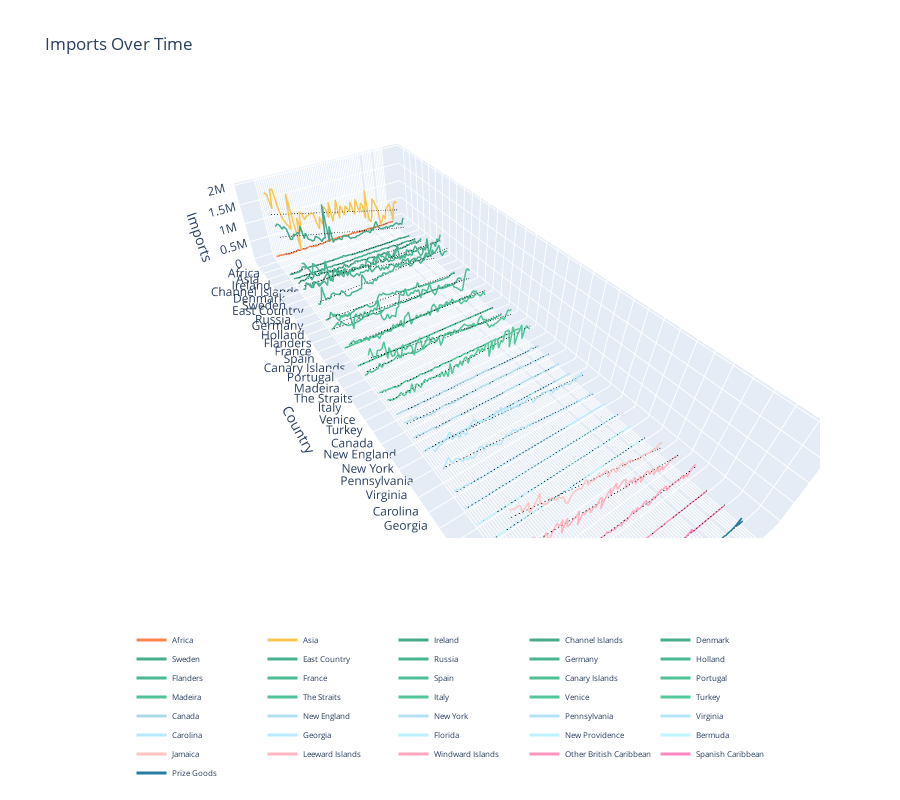

Notebook code for this chart:
### Code cell
import pandas as pd
import numpy as np
import plotly.graph_objs as go
from plotly.offline import iplot, init_notebook_mode

# Initialize Plotly to be used in the Jupyter Notebook
init_notebook_mode(connected=True)

# Replace 'path/to/your/file.xlsx' with the actual path to your Excel file
file_path = 'Customs data for James.xlsx'

# Read the Excel file
df = pd.read_excel(file_path, header=None)

# Extract relevant part of the dataframe
# Countries are in column 0 (A120:A156) and years are from column 1 (B120:BU156)
# Data range is A120:BV156
df_relevant = df.iloc[119:156, 0:73]

years = df_relevant.iloc[0, 1:].values

countries = df_relevant.iloc[1:, 0].values

data = df_relevant.iloc[1:, 1:].values

filtered_years_indices = [i for i, year in enumerate(years) if year not in [1705, 1712]]
filtered_years = [year for year in years if year not in [1705, 1712]]
filtered_data = data[:, filtered_years_indices]

long_data = []
for i, country in enumerate(countries):
    for j, year in enumerate(filtered_years):
        long_data.append({
            'Year': year,
            'Country': country,
            'Export': filtered_data[i, j],
            'CountryOrder': i  # Add a column to preserve the original order of countries
        })

df_long = pd.DataFrame(long_data)

# Define the pastel color scale
color_scale = [
    '#f9844a', 
    '#f9c74f',  
    '#43aa8b', '#44ac8c', '#45ae8d', '#46b08e', '#47b28f', '#48b490', '#49b691', '#4ab892', '#4bba93', '#4cbc94', '#4dbe95', '#4ec096', '#4fc297', '#4fc297', '#50c498', '#51c699', '#52c89a', '#53ca9b', 
    '#add8e6', '#b0dfee', '#b2e0f2', '#b4e3f5', '#b6e5f8', '#b8e8fb', '#baebfe', '#bcf0ff', '#bef2ff', '#c0f5ff', 
    '#ffc6c1', '#ffb6c1', '#ffa6c1', '#ff96c1', '#ff86c1', 
    '#277da1'  
]

# Create a 3D scatter plot to simulate a 3D bar chart
fig = go.Figure()

for i, country in enumerate(countries):
    country_data = df_long[df_long['Country'] == country]
    # Add correlation line
    fig.add_trace(go.Scatter3d(
        x=country_data['Year'],
        y=[country] * len(country_data),
        z=country_data['Export'],
        mode='lines',
        line=dict(
            color=color_scale[i % len(color_scale)],
            width=3
        ),
        name=country  # Add country name for the legend
    ))
    # Calculate the trend line (linear regression)
    z = np.polyfit(country_data['Year'], country_data['Export'], 1)
    p = np.poly1d(z)
    trendline = p(country_data['Year'])
    
    # Add trend line
    fig.add_trace(go.Scatter3d(
        x=country_data['Year'],
        y=[country] * len(country_data),
        z=trendline,
        mode='lines',
        line=dict(
            color='black',
            width=1.5,
            dash='dash'  # Optional: make the trend line dashed
        ),
        showlegend=False  # Disable legend for each trace
    ))

# Set the initial camera view to be more zoomed out
camera = dict(
    eye=dict(x=6, y=9, z=9)  # Adjust these values to zoom out
)

# Adjust ranges to make axes larger
x_range = [min(filtered_years) - 10, max(filtered_years) + 10]
y_range = [-1, len(countries)]

fig.update_layout(
    title='Imports Over Time',
    scene=dict(
        xaxis=dict(
            title='Year',
            tickmode='array',
            tickvals=filtered_years,
            ticktext=[str(year) for year in filtered_years],
            tickangle=45,  # Ensure the labels are angled for better readability
            range=x_range  # Adjust the range of x-axis
        ),
        yaxis=dict(
            title='Country',
            tickmode='array',
            tickvals=[i for i in range(len(countries))],
            ticktext=countries,
            tickangle=0,  # Ensure the labels are horizontal
            range=y_range  # Adjust the range of y-axis
        ),
        zaxis_title='Imports',
        aspectratio=dict(x=6, y=16, z=3),  # Adjust the aspect ratio
        camera=camera  # Apply the camera settings
    ),
    autosize=True,
    height=800,
    showlegend=True,  # Enable the legend
    legend=dict(
        orientation='h',  # Horizontal orientation
        x=0.5,  # Center horizontally
        y=-0.2,  # Position below the plot
        xanchor='center',  # Anchor the legend horizontally at the center
        yanchor='top',  # Anchor the legend vertically at the top
        font=dict(
            size=8  # Adjust the font size to make the legend smaller
        )
    )
)

iplot(fig)
